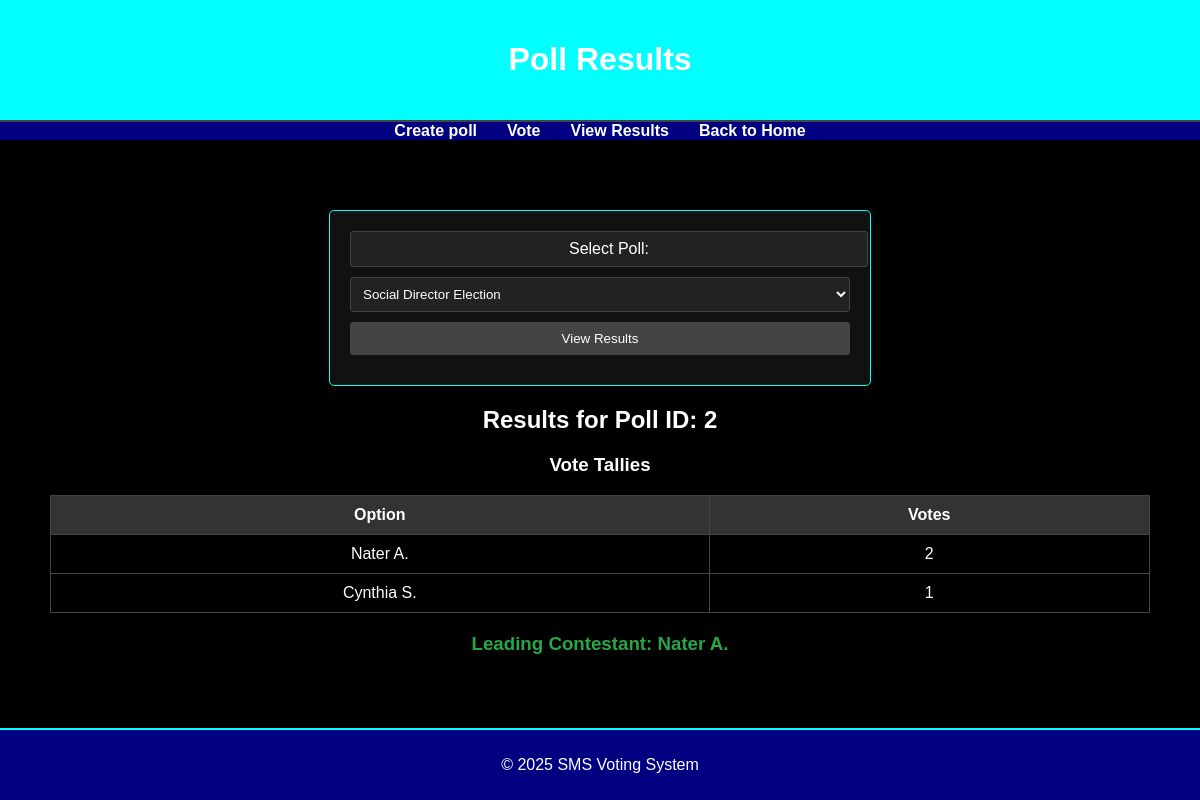
The page /view_responses?survey_id=2 on the database its author committed.
### tables this page shows
CREATE TABLE responses (
    id INTEGER PRIMARY KEY AUTOINCREMENT,
    question_id INTEGER,
    phone_number TEXT,
    response TEXT,
    FOREIGN KEY (question_id) REFERENCES questions (id)
);

### application/routes.py (the view)
@app.route('/view_responses', methods=['GET'])
def view_responses():
    survey_id = request.args.get('survey_id')
    conn = get_db_connection()
    cursor = conn.cursor()
    cursor.execute("SELECT id, title FROM surveys")
    polls = cursor.fetchall()
    responses = None
    vote_tallies = None
    leading_option = None
    if survey_id:
        cursor.execute("""
            SELECT r.response
            FROM responses r
            JOIN questions q ON r.question_id = q.id
            WHERE q.survey_id = ?
        """, (survey_id,))
        responses = cursor.fetchall()
        vote_tallies = {}
        for response in responses:
            option = response['response']
            if option in vote_tallies:
                vote_tallies[option] += 1
            else:
                vote_tallies[option] = 1
        if vote_tallies:
            leading_option = max(vote_tallies, key=vote_tallies.get)
    conn.close()
    return render_template(
        'view_responses.html',
        polls=polls,
        responses=responses,
        vote_tallies=vote_tallies,
        leading_option=leading_option,
        survey_id=survey_id
    )

### application/database.py (called while the page is built)
def get_db_connection():
    conn = sqlite3.connect(DATABASE)
    conn.row_factory = sqlite3.Row
    return conn

### application/templates/view_responses.html (shortened to what this page needs)
<!DOCTYPE html>
<html lang="en">
<head>
</head>
<body>
    <header>
        <h1>Poll Results</h1>
    </header>
    <nav>
        <ul>
            <li><a href="/create_poll">Create poll</a></li>
            <li><a href="/submit_vote">Vote</a></li>
            <li><a href="/view_responses">View Results</a></li>
            <li><a href="/" class="button">Back to Home</a></li>
        </ul>
    </nav>
    <main>
        <form action="/view_responses" method="GET">
            <label for="survey_id">Select Poll:</label>
            <select id="survey_id" name="survey_id" required>
                {% if polls %}
                    {% for poll in polls %}
                        <option value="{{ poll['id'] }}" {% if survey_id == poll['id']|string %}selected{% endif %}>
                            {{ poll['title'] }}
                        </option>
                    {% endfor %}
                {% endif %}
            </select>
            <button type="submit">View Results</button>
        </form>
        {% if survey_id %}
            <div id="responses">
                <h2>Results for Poll ID: {{ survey_id }}</h2>
                {% if vote_tallies %}
                    <div class="vote-tallies">
                        <h3>Vote Tallies</h3>
                        <table>
                            <thead>
                                <tr>
                                    <th>Option</th>
                                    <th>Votes</th>
                                </tr>
                            </thead>
                            <tbody>
                                {% for option, count in vote_tallies.items() %}
                                    <tr>
                                        <td>{{ option }}</td>
                                        <td>{{ count }}</td>
                                    </tr>
                                {% endfor %}
                            </tbody>
                        </table>
                    </div>
                    <div class="leading-option">
                        <h3>Leading Contestant: {{ leading_option }}</h3>
                    </div>
                {% else %}
                    <p class="no-responses">No responses found for this poll.</p>
                {% endif %}
            </div>
        {% endif %}
    </main>
    <footer>
        <p>&copy; 2025 SMS Voting System</p>
    </footer>
</body>
</html>

### application/templates/view_responses.html (style rules this page uses)
body { font-family: Arial, sans-serif; margin: 0; padding: 0; background-color: #000; color: #fff; display: flex; flex-direction: column; min-height: 100vh; }
header { text-align: center; padding: 20px; background-color: aqua; border-bottom: 2px solid #444; }
nav ul { list-style-type: none; padding: 0; display: flex; justify-content: center; background-color: navy; margin: 0; }
nav ul li { margin: 0 15px; }
nav ul li a { color: #fff; text-decoration: none; font-weight: bold; }
main { text-align: center; padding: 50px; flex: 1; }
footer { text-align: center; padding: 10px; background-color: navy; border-top: 2px solid aqua; margin-top: auto; }
h1, p { text-align: center; }
form { max-width: 500px; margin: 20px auto; padding: 20px; border: 1px solid aqua; background-color: #111; border-radius: 5px; }
label, select, input[type="radio"], button { display: block; width: 100%; margin-bottom: 10px; color: #fff; background-color: #222; border: 1px solid #444; border-radius: 3px; padding: 8px; }
button { background-color: #444; cursor: pointer; }
.vote-tallies { margin-top: 20px; }
.vote-tallies table { width: 100%; border-collapse: collapse; margin-top: 10px; }
.vote-tallies th, .vote-tallies td { padding: 10px; border: 1px solid #444; }
.vote-tallies th { background-color: #333; }
.leading-option { margin-top: 20px; font-weight: bold; color: #28a745; }

### rows shown on the page
responses: response "Nater A.", count "2"
responses: response "Cynthia S.", count "1"

### other values the page prints
{{ survey_id }} "2"
form field survey_id "Social Director Election"
